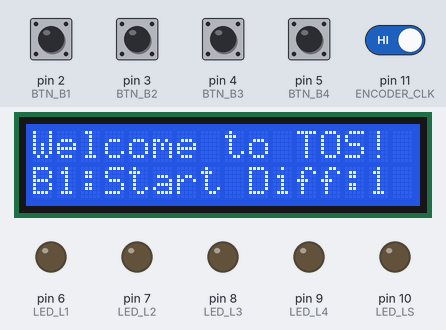
Bench run of a sketch on a simulated Arduino Uno, built with avr-gcc and run on an emulated ATmega328P. Parts: 16×2 character LCD, output pins drawn as LEDs (lit = HIGH). The test bench sets the inputs (shaded band); at power-on: pin 2 (BTN_B1), pin 3 (BTN_B2), pin 4 (BTN_B3), pin 5 (BTN_B4), pin 11 (ENCODER_CLK) HIGH. Sleep ends after the set time or at an interrupt; random numbers use the default seed unless the sketch sets one.

Above: at 1.2 s.
1.3 s: pin 2 (BTN_B1) pulled LOW for 3.2 s
At 5.3 s:
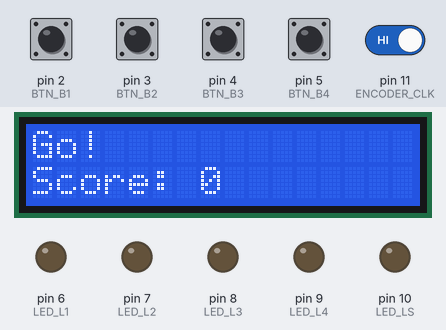
At 6.7 s:
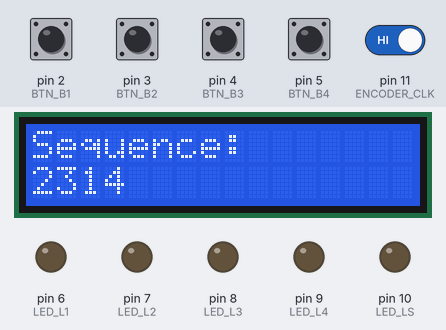
7.0 s: pin 4 (BTN_B3) pulled LOW for 1 s
At 8.7 s:
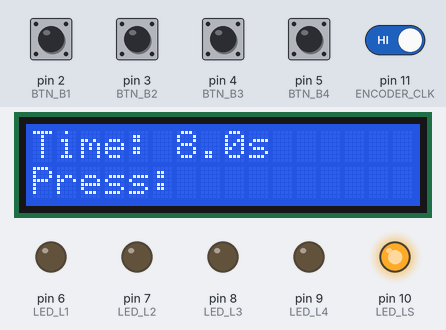
Timing chart, 0 to 11.2 s (numbered marks = the images above; inputs shaded):
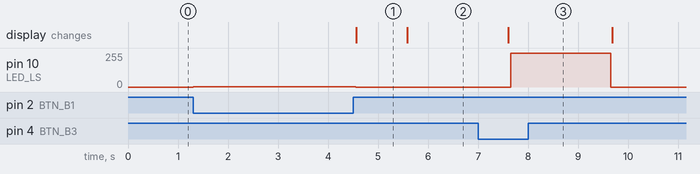

Measured:
- after the input at 1.3 s, the display: changes after 3.3 s (image 1)
- what the display in image 1 shows lasts 1.0 s, from 4.6 s to 5.6 s

The sketch:

assignment01.ino
```cpp
#include <LiquidCrystal_I2C.h>
#include <Wire.h>
#include <avr/interrupt.h>
#include <avr/sleep.h>

#define BTN_B1 2
#define BTN_B2 3
#define BTN_B3 4
#define BTN_B4 5

#define LED_L1 6
#define LED_L2 7
#define LED_L3 8
#define LED_L4 9
#define LED_LS 10

#define ENCODER_CLK 11
#define ENCODER_DT 12

const int BTN_PINS[4] = {BTN_B1, BTN_B2, BTN_B3, BTN_B4};

LiquidCrystal_I2C lcd(0x27, 16, 2);

float T1_BASE = 8.0;
float F_FACTOR[5] = {0, 0.85, 0.80, 0.75, 0.70};
int SEQUENCE[4];

enum GameState { WELCOME, PLAYING, GAME_OVER, SLEEPING };
GameState currentState = WELCOME;

int score = 0;
int difficulty = 1;
int buttonIndex = 0;
unsigned long stateStartTime = 0;
unsigned long roundStartTime = 0;
float currentT1 = T1_BASE;
int round_num = 0;
unsigned long pulseTimer = 0;
int lastCLKState = HIGH;

void setup() {
  Serial.begin(9600);

  pinMode(LED_L1, OUTPUT);
  pinMode(LED_L2, OUTPUT);
  pinMode(LED_L3, OUTPUT);
  pinMode(LED_L4, OUTPUT);
  pinMode(LED_LS, OUTPUT);

  pinMode(BTN_B1, INPUT_PULLUP);
  pinMode(BTN_B2, INPUT_PULLUP);
  pinMode(BTN_B3, INPUT_PULLUP);
  pinMode(BTN_B4, INPUT_PULLUP);

  pinMode(ENCODER_CLK, INPUT);
  pinMode(ENCODER_DT, INPUT);

  lcd.init();
  lcd.backlight();

  turnOffAllLEDs();

  currentState = WELCOME;
  stateStartTime = millis();
  displayWelcome();
}

void loop() {
  readEncoderDifficulty();

  switch (currentState) {
    case WELCOME:
      updateWelcome();
      break;
    case PLAYING:
      updatePlaying();
      break;
    case GAME_OVER:
      updateGameOver();
      break;
    case SLEEPING:
      break;
  }
}

void displayWelcome() {
  lcd.clear();
  lcd.setCursor(0, 0);
  lcd.print("Welcome to TOS!");
  lcd.setCursor(0, 1);
  lcd.print("B1:Start Diff:");
  lcd.print(difficulty);

  pulseTimer = millis();
}

void updateWelcome() {
  pulseLED_LS();

  static int lastDiff = difficulty;
  if (difficulty != lastDiff) {
    lastDiff = difficulty;
    lcd.setCursor(14, 1);
    lcd.print(difficulty);
  }

  if (digitalRead(BTN_B1) == LOW) {
    delay(50);
    if (digitalRead(BTN_B1) == LOW) {
      while (digitalRead(BTN_B1) == LOW) delay(10);
      delay(50);
      startGame();
    }
  }

  if (millis() - stateStartTime > 10000) {
    goToSleep();
  }
}

void startGame() {
  currentState = PLAYING;
  score = 0;
  round_num = 0;
  currentT1 = T1_BASE;
  buttonIndex = 0;
  randomSeed(millis());

  turnOffAllLEDs();
  displayGo();
}

void displayGo() {
  lcd.clear();
  lcd.setCursor(0, 0);
  lcd.print("Go!");
  lcd.setCursor(0, 1);
  lcd.print("Score: 0");

  delay(1000);
  playRound();
}

void playRound() {
  round_num++;
  buttonIndex = 0;
  generateSequence();

  lcd.clear();
  lcd.setCursor(0, 0);
  lcd.print("Sequence:");
  lcd.setCursor(0, 1);
  for (int i = 0; i < 4; i++) {
    lcd.print(SEQUENCE[i]);
  }

  delay(2000);

  lcd.clear();
  lcd.setCursor(0, 0);
  lcd.print("Time: ");
  lcd.setCursor(0, 1);
  lcd.print("Press: ");

  roundStartTime = millis();
}

void updatePlaying() {
  float elapsedTime = (millis() - roundStartTime) / 1000.0;
  float remainingTime = currentT1 - elapsedTime;

  lcd.setCursor(6, 0);
  if (remainingTime >= 0) {
    lcd.print(remainingTime, 1);
    lcd.print("s ");
  } else {
    lcd.print("0.0s ");
  }

  for (int i = 0; i < 4; i++) {
    if (digitalRead(BTN_PINS[i]) == LOW) {
      delay(50);
      if (digitalRead(BTN_PINS[i]) == LOW) {
        handleButtonPress(i + 1);
      }
    }
  }

  if (millis() - roundStartTime > (currentT1 * 1000)) {
    gameOver();
  }
}

void handleButtonPress(int buttonNum) {
  int pin = BTN_PINS[buttonNum - 1];

  if (SEQUENCE[buttonIndex] == buttonNum) {
    turnOnLED(buttonNum);
    lcd.setCursor(7, 1);
    lcd.print(buttonNum);
    delay(300);
    turnOffAllLEDs();

    buttonIndex++;

    if (buttonIndex == 4) {
      score++;
      currentT1 *= F_FACTOR[difficulty];

      lcd.clear();
      lcd.setCursor(0, 0);
      lcd.print("GOOD! Score:");
      lcd.print(score);

      delay(2000);
      playRound();
    }
  } else {
    gameOver();
    return;
  }

  while (digitalRead(pin) == LOW) {
    delay(10);
  }
}

void gameOver() {
  currentState = GAME_OVER;
  turnOffAllLEDs();

  digitalWrite(LED_LS, HIGH);
  delay(2000);
  digitalWrite(LED_LS, LOW);

  displayGameOver();
  stateStartTime = millis();
}

void displayGameOver() {
  lcd.clear();
  lcd.setCursor(0, 0);
  lcd.print("Game Over");
  lcd.setCursor(0, 1);
  lcd.print("Final Score:");
  lcd.print(score);
}

void updateGameOver() {
  if (millis() - stateStartTime > 10000) {
    currentState = WELCOME;
    stateStartTime = millis();
    displayWelcome();
  }
}

void generateSequence() {
  boolean used[5] = {false, false, false, false, false};

  for (int i = 0; i < 4; i++) {
    int digit;
    do {
      digit = random(1, 5);
    } while (used[digit]);

    SEQUENCE[i] = digit;
    used[digit] = true;
  }
}

void turnOnLED(int ledNum) {
  int ledPin = LED_L1 + ledNum - 1;
  digitalWrite(ledPin, HIGH);
}

void turnOffAllLEDs() {
  digitalWrite(LED_L1, LOW);
  digitalWrite(LED_L2, LOW);
  digitalWrite(LED_L3, LOW);
  digitalWrite(LED_L4, LOW);
  digitalWrite(LED_LS, LOW);
}

void pulseLED_LS() {
  unsigned long elapsed = millis() - pulseTimer;
  int period = 600;

  if ((elapsed % period) < (period / 2)) {
    analogWrite(LED_LS, (elapsed % (period / 2)) * 255 / (period / 2));
  } else {
    analogWrite(LED_LS, 255 - ((elapsed % (period / 2)) * 255 / (period / 2)));
  }
}

void readEncoderDifficulty() {
  if (currentState != WELCOME) return;

  int currentCLKState = digitalRead(ENCODER_CLK);

  if (lastCLKState == HIGH && currentCLKState == LOW) {
    if (digitalRead(ENCODER_DT) == LOW) {
      difficulty++;
    } else {
      difficulty--;
    }

    if (difficulty > 4) difficulty = 4;
    if (difficulty < 1) difficulty = 1;

    stateStartTime = millis();
  }

  lastCLKState = currentCLKState;
}

void wakeISR() {}

void goToSleep() {
  currentState = SLEEPING;
  turnOffAllLEDs();
  lcd.noBacklight();
  lcd.clear();

  set_sleep_mode(SLEEP_MODE_PWR_DOWN);
  sleep_enable();
  attachInterrupt(digitalPinToInterrupt(BTN_B1), wakeISR, LOW);

  sleep_cpu();
  sleep_disable();
  detachInterrupt(digitalPinToInterrupt(BTN_B1));
  while (digitalRead(BTN_B1) == LOW) delay(10);
  delay(50);

  wakeUp();
}

void wakeUp() {
  lcd.backlight();
  currentState = WELCOME;
  stateStartTime = millis();
  displayWelcome();
}
```
